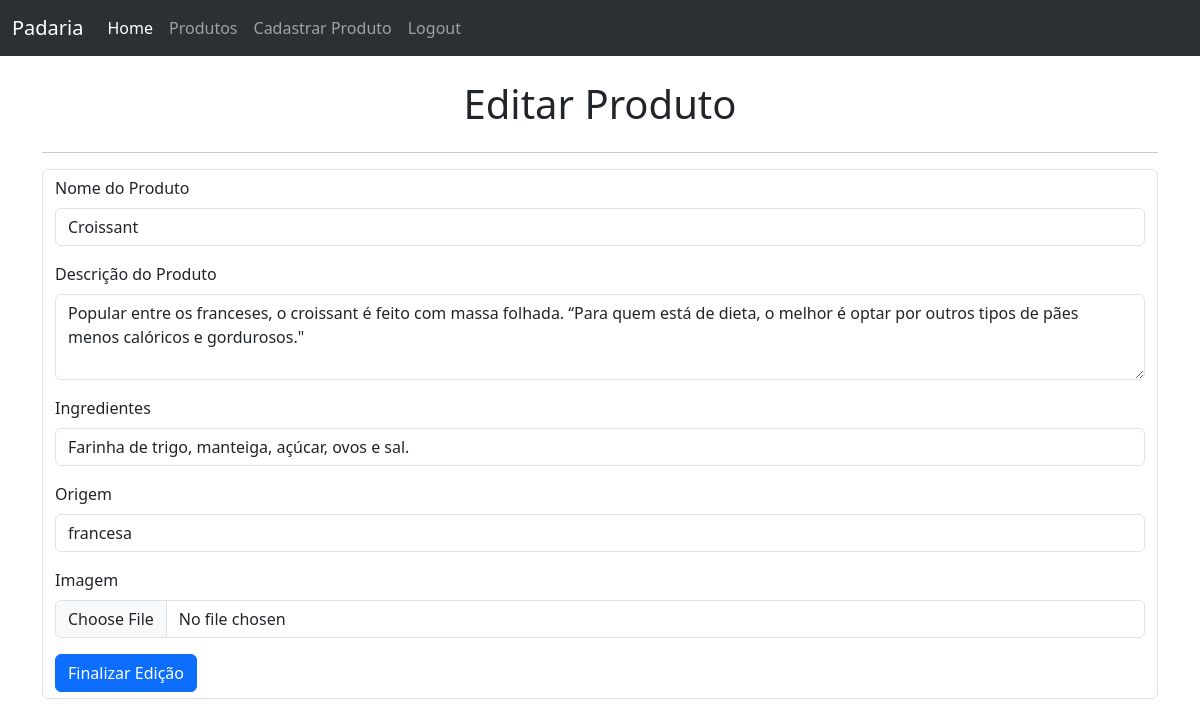
The page /editar_produtos/2 on the database its author committed.
### app.py (models this page shows, shortened)
class Product(db.Model):
    __tablename__ = 'produto'
    id = db.Column(db.Integer, primary_key=True)
    nome = db.Column(db.String(100), nullable=False)
    descricao = db.Column(db.String(500))
    ingredientes = db.Column(db.String(500))
    origem = db.Column(db.String(100))
    imagem = db.Column(db.String(100))

### app.py (the view)
@app.route('/editar_produtos/<int:id>', methods=['GET', 'POST'])
@login_required
def editar_produtos(id):
    if request.method == 'POST':
        dados_editados = request.form
        imagem = request.files['imagem']
        produto = db.session.execute(db.select(Product).filter_by(id=id)).scalar()
        produto.nome = dados_editados['nome']
        produto.descricao = dados_editados['descricao']
        produto.ingredientes = dados_editados['ingredientes']
        produto.origem = dados_editados['origem']
        if imagem.filename:
            produto.imagem = imagem.filename
        db.session.commit()
        return redirect('/listar_produtos')
    else:
        produto_editado = db.session.execute(db.select(Product).filter_by(id=id)).scalar()
        return render_template('editar.html', produto=produto_editado)

### templates/editar.html (shortened to what this page needs)
{% extends "base.html" %} {% block main %}
<div class="container">
  <br />
  <div class="d-flex justify-content-center">
    <h1>Editar Produto</h1>
  </div>
  <hr />
  <form action="{{ url_for('editar_produtos', id=produto.id) }}" class="form-control" enctype="multipart/form-data" method="post">
    <div class="mb-3">
      <label for="exampleFormControlInput1" class="form-label">Nome do Produto</label>
      <input type="text" class="form-control" name="nome" value="{{produto.nome}}"/>
    </div>
    <div class="mb-3">
      <label for="descricao" class="form-label">Descrição do Produto</label>
      <textarea class="form-control" name="descricao" rows="3">{{produto.descricao}}</textarea>
    </div>
    <div class="mb-3">
      <label for="ingredientes" class="form-label">Ingredientes</label>
      <input type="text" class="form-control" name="ingredientes" value="{{produto.ingredientes}}" />
    </div>
    <div class="mb-3">
      <label for="origem" class="form-label">Origem</label>
      <input type="text" class="form-control" name="origem" value="{{produto.origem}}" />
    </div>
    <div class="mb-3">
      <label for="imagem" class="form-label">Imagem</label>
      <input type="file" class="form-control" name="imagem" />
    </div>
    <input type="submit" value="Finalizar Edição" class="btn btn-primary" />
    </div>
<br>
{% endblock %}

### rows shown on the page
Product: nome "Croissant", descricao "Popular entre os franceses, o croissant é feito com massa folhada. “Para quem está de dieta, o melhor é optar por outros tipos de pães menos calóricos e gordurosos.\"", ingredientes "Farinha de trigo, manteiga, açúcar, ovos e sal.", origem "francesa"
